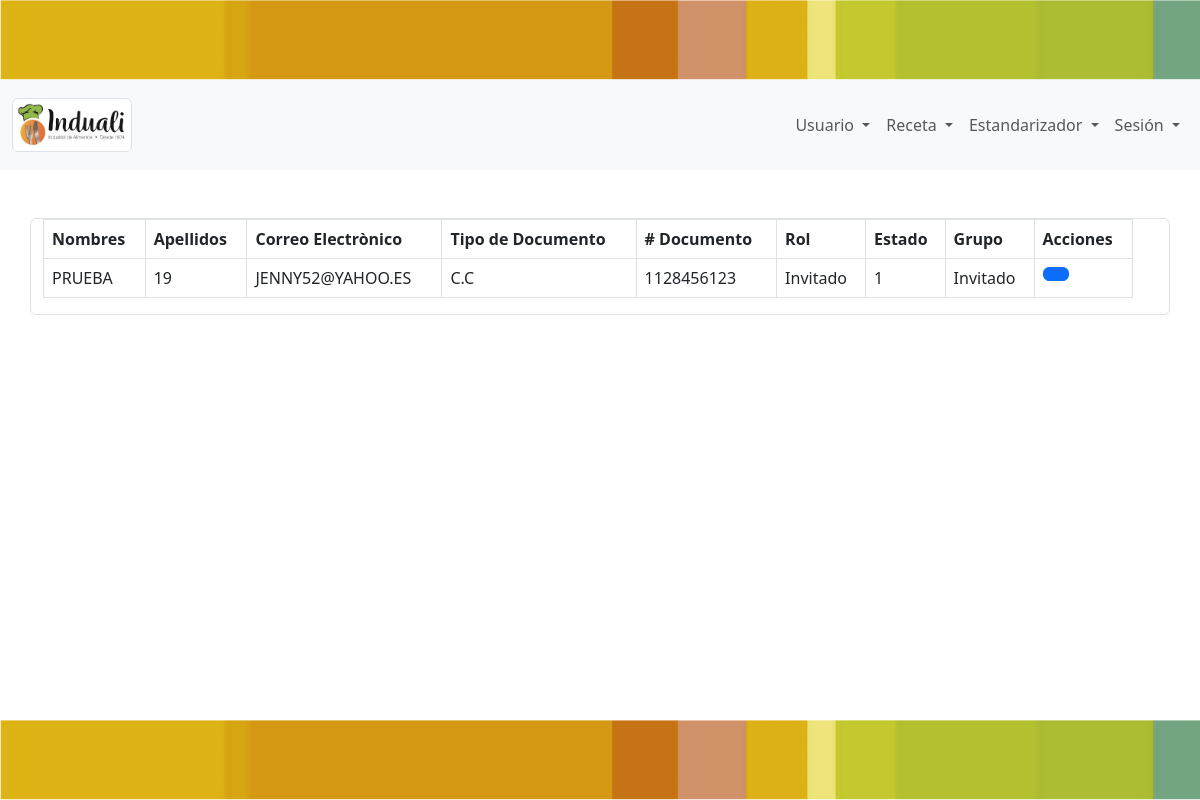
Page /usuarios/ (signed in) on the earlier database version.
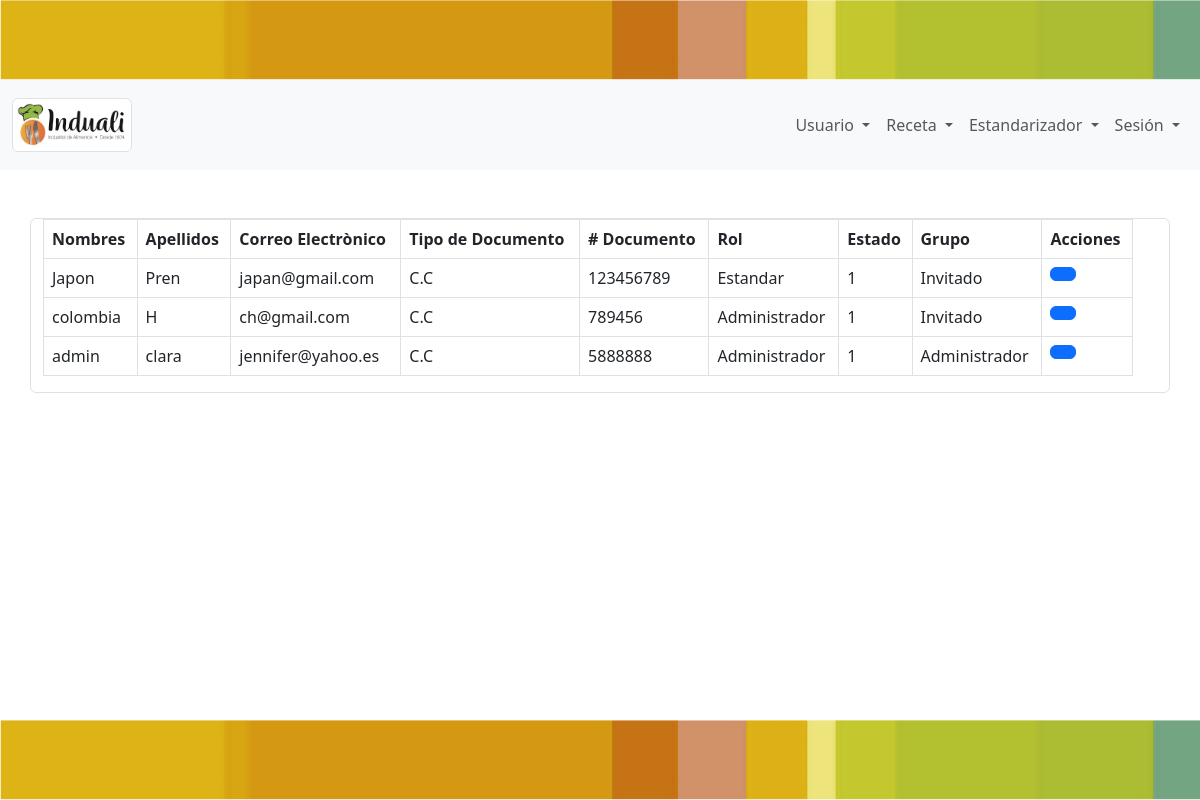
Same page on the later database version.
### usuarios/models.py (models this page shows, shortened)
class Usuario (models.Model):
    nombres=models.CharField(max_length=50, verbose_name="Nombres")
    apellidos=models.CharField(max_length=50, verbose_name="Apellidos")
    email=models.CharField(max_length=50, verbose_name="Correo electrónico")
    class TipoDocumento(models.TextChoices):
        CC='C.C', _('Cédula de Ciudadanía')
        CE='C.E', _('Cédula de Extranjería')
        PA='P.A', _('Pasaporte')
    tipoDocumento=models.CharField(max_length=4,choices=TipoDocumento.choices, default=TipoDocumento.CC, verbose_name="Tipo Documento")
    documento=models.CharField(unique=True, max_length=50, verbose_name="Número Documento")
    class Rol(models.TextChoices):
        Administrador='Administrador', _('Administrador')
        Estandar='Estandar', _('Estandar')
        Invitado='Invitado', _('Invitado')
    rol=models.CharField(max_length=13,choices=Rol.choices, default=Rol.Invitado, verbose_name="Rol")
    class Estado(models.TextChoices):
          ACTIVO='1', _('Activo')
          INACTIVO='0', _('Inactivo')
    estado=models.CharField(max_length=1, choices=Estado.choices, default=Estado.ACTIVO, verbose_name="Estado")
    user=models.ForeignKey(User, on_delete= models.CASCADE)

### usuarios/views.py (the view)
# urls.py: path('usuarios/', include('usuarios.urls')),
@login_required(login_url='inicio')
def usuarios(request):
    titulo = "Usuarios"
    usuarios = Usuario.objects.all()
    context = {
        'titulo': titulo,
        'usuarios': usuarios
    }
    return render(request, 'usuarios/usuarios.html', context)

### base/templates/usuarios/usuarios.html (shortened to what this page needs)
{% extends 'partials/body.html' %}
{% block contenido %}
<br>
<br>
<div class="container-text-center bg-white text-dark row g-6 border rounded">
  <div class="row align-items-start">
    <div class="col-12 table-responsive">
        <table class="table table-bordered" id="tabla-general">
  <thead>
    <tr>
      <th scope="col">Nombres</th>
      <th scope="col">Apellidos</th>
      <th scope="col">Correo Electrònico</th>
      <th scope="col">Tipo de Documento</th>
      <th scope="col"># Documento</th>
      <th scope="col">Rol</th>
      <th scope="col">Estado</th>
      <th scope="col">Grupo</th>
      <th scope="col">Acciones</th>
    </tr>
  </thead>
  <tbody>
    {% for usuario in usuarios %}
    <tr>
      {% if usuario.estado != '3' %}
      <td >{{usuario.nombres}}</td>
      <td>{{usuario.apellidos}}</td>
      <td>{{usuario.email}}</td>
      <td>{{usuario.tipoDocumento}}</td>
      <td>{{usuario.documento}}</td>
      <td>{{usuario.rol}}</td>
      <td>{{usuario.estado}}</td>
      <td>{{usuario.user.groups.all.0}}</td>
      <td><a class="btn btn-primary" href="{% url 'usuarios-editar' usuario.id  %}"></a>
      </td>
      {% endif %}
    </tr>
    {% endfor %}
  </tbody>
</table>
</div>
</div>
</div>
{% endblock contenido %}

### base/templates/partials/body.html (shortened to what this page needs)
{% load static %}
{% load bootstrap5 %}
{% bootstrap_css %}
<!DOCTYPE html>
<html lang="en">
<head>
    <link rel="stylesheet" href="{% static 'css/estilos.css' %}">
    <link rel="stylesheet" type="text/css" href="{% static 'DataTables/datatables.min.css' %}" />
    <link href="https://cdn.jsdelivr.net/npm/bootstrap@5.3.0-alpha1/dist/css/bootstrap.min.css" rel="stylesheet">
</head>
<div class="media">
</div>
<body class="img-fondo-as">
    {% include 'partials/navbar.html' %}
    <div class="container">
        {% block contenido %}
        {% endblock contenido %}
    </div>
    {%include 'partials/footer.html' %}
</body>
</html>

### base/templates/partials/navbar.html (shortened to what this page needs)
{% load static %}
<nav class="navbar navbar-expand-lg navbar-light bg-light">
  <div class="container-fluid">
    <a class="navbar-brand" href="{% url 'principal' %}">
      <img class="img-thumbnail img-fluid" src="{% static 'img/Logo.jpg' %}" width="120" height="30">
    </a>
    <div class="collapse navbar-collapse" id="navbarNav">
      <ul class="navbar-nav ms-auto">
        <li class="nav-item dropdown">
          <a class="nav-link dropdown-toggle" href="#" id="navbarDropdown" role="button" data-bs-toggle="dropdown"
            aria-expanded="false">
            Usuario
          </a>
        </li>
        <li class="nav-item dropdown">
          <a class="nav-link dropdown-toggle" href="#" id="navbarDropdown" role="button" data-bs-toggle="dropdown"
            aria-expanded="false">
            Receta
          </a>
        </li>
        <li class="nav-item dropdown">
          <a class="nav-link dropdown-toggle" href="#" id="navbarDropdown" role="button" data-bs-toggle="dropdown"
            aria-expanded="false">
            Estandarizador
          </a>
        </li>
        <li class="nav-item dropdown">
          <a class="nav-link dropdown-toggle" href="#" id="navbarDropdown" role="button" data-bs-toggle="dropdown"
            aria-expanded="false">
            Sesión
          </a>
        </li>
      </ul>
    </div>
  </div>
</nav>

### base/templates/partials/footer.html
{% load static %}
  <footer class="footer">
  </footer>

### base/templates/partials/js.html (shortened to what this page needs)
{% load static %}

### static/css/estilos.css (style rules this page uses)
* { margin: 0px; padding: 0px; }
body { height: 400px; background-image: url("https://3.bp.blogspot.com/-jx4iOrTkN-o/XGCM5wiWqpI/AAAAAAAAEfQ/oenvBoXaPMsaI-XV9bFCwF-aWsKCs1f2QCLcBGAs/s1600/alimentos-ricos-en-minerales.jpg"); background-size: cover; background-repeat: no-repeat; background-attachment: fixed; display: grid; min-height: 100vh; grid-template-rows: 80px 90px auto 80px; position: relative; }
.footer { background-image: url('../img/Cenefa.jpg'); background-repeat: repeat-x; background-size: cover; color: whitesmoke; }
.media { background-image: url('../img/Cenefa.jpg'); background-repeat: repeat-x; background-size: cover; color: whitesmoke; }

Differences in the rows shown:
removed Usuario: nombres "PRUEBA", apellidos "19", email "JENNY52@YAHOO.ES", tipoDocumento "C.C", documento "1128456123", rol "Invitado", estado "1", user.groups.all.0 "Invitado"
added Usuario: nombres "Japon", apellidos "Pren", email "japan@gmail.com", tipoDocumento "C.C", documento "123456789", rol "Estandar", estado "1", user.groups.all.0 "Invitado"
added Usuario: nombres "colombia", apellidos "H", email "ch@gmail.com", tipoDocumento "C.C", documento "789456", rol "Administrador", estado "1", user.groups.all.0 "Invitado"
added Usuario: nombres "admin", apellidos "clara", email "jennifer@yahoo.es", tipoDocumento "C.C", documento "5888888", rol "Administrador", estado "1", user.groups.all.0 "Administrador"
